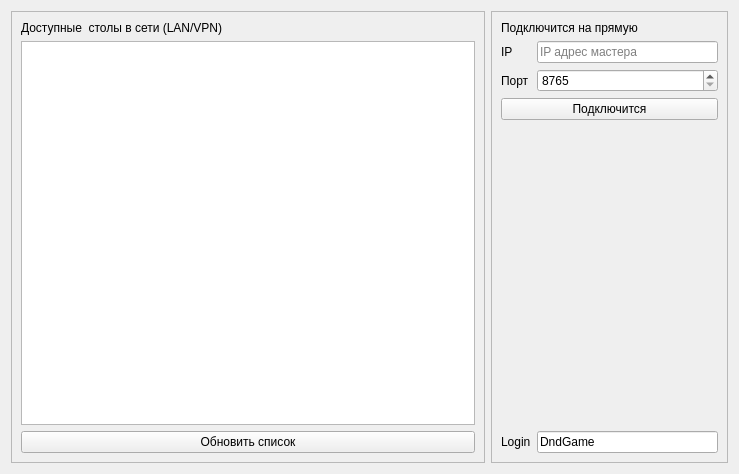
<?xml version="1.0" encoding="UTF-8"?>
<ui version="4.0">
 <class>Scanner</class>
 <widget class="QWidget" name="Scanner">
  <property name="geometry">
   <rect>
    <x>0</x>
    <y>0</y>
    <width>739</width>
    <height>474</height>
   </rect>
  </property>
  <property name="windowTitle">
   <string>Form</string>
  </property>
  <layout class="QHBoxLayout" name="horizontalLayout" stretch="2,1">
   <item>
    <widget class="QFrame" name="frame_2">
     <property name="frameShape">
      <enum>QFrame::Shape::StyledPanel</enum>
     </property>
     <property name="frameShadow">
      <enum>QFrame::Shadow::Raised</enum>
     </property>
     <layout class="QVBoxLayout" name="verticalLayout">
      <item>
       <widget class="QLabel" name="label">
        <property name="text">
         <string>Доступные  столы в сети (LAN/VPN)</string>
        </property>
       </widget>
      </item>
      <item>
       <widget class="QListWidget" name="listWidgetTables"/>
      </item>
      <item>
       <widget class="QPushButton" name="btnUpdateTables">
        <property name="text">
         <string>Обновить список</string>
        </property>
       </widget>
      </item>
     </layout>
    </widget>
   </item>
   <item>
    <widget class="QFrame" name="frame">
     <property name="frameShape">
      <enum>QFrame::Shape::StyledPanel</enum>
     </property>
     <property name="frameShadow">
      <enum>QFrame::Shadow::Raised</enum>
     </property>
     <layout class="QFormLayout" name="formLayout">
      <item row="0" column="0" colspan="2">
       <widget class="QLabel" name="label_2">
        <property name="text">
         <string>Подключится на прямую</string>
        </property>
       </widget>
      </item>
      <item row="1" column="0">
       <widget class="QLabel" name="labelIp">
        <property name="text">
         <string>IP</string>
        </property>
       </widget>
      </item>
      <item row="1" column="1">
       <widget class="QLineEdit" name="lineEditIp">
        <property name="placeholderText">
         <string>IP адрес мастера</string>
        </property>
        <property name="clearButtonEnabled">
         <bool>true</bool>
        </property>
       </widget>
      </item>
      <item row="2" column="0">
       <widget class="QLabel" name="labelPort">
        <property name="text">
         <string>Порт</string>
        </property>
       </widget>
      </item>
      <item row="2" column="1">
       <widget class="QSpinBox" name="spinPort">
        <property name="minimum">
         <number>8765</number>
        </property>
        <property name="maximum">
         <number>8780</number>
        </property>
       </widget>
      </item>
      <item row="3" column="0" colspan="2">
       <widget class="QPushButton" name="btnConnect">
        <property name="text">
         <string>Подключится</string>
        </property>
       </widget>
      </item>
      <item row="4" column="0" colspan="2">
       <spacer name="verticalSpacer">
        <property name="orientation">
         <enum>Qt::Orientation::Vertical</enum>
        </property>
        <property name="sizeHint" stdset="0">
         <size>
          <width>20</width>
          <height>40</height>
         </size>
        </property>
       </spacer>
      </item>
      <item row="5" column="0">
       <widget class="QLabel" name="labelLogin">
        <property name="text">
         <string>Login</string>
        </property>
       </widget>
      </item>
      <item row="5" column="1">
       <widget class="QLineEdit" name="lineEditLogin">
        <property name="text">
         <string>DndGame</string>
        </property>
       </widget>
      </item>
     </layout>
    </widget>
   </item>
  </layout>
 </widget>
 <resources/>
 <connections/>
</ui>
